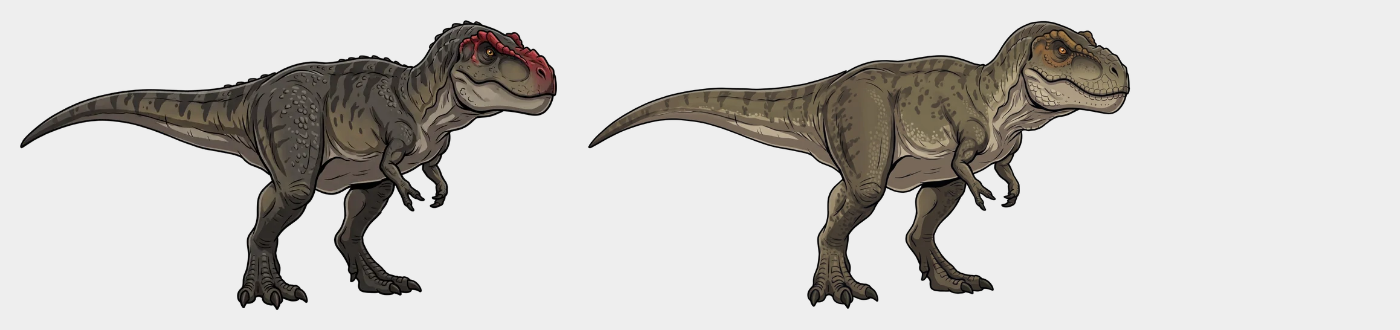
#> input picture rexpair.png, 1400 x 330 px
$ python cutout.py ../rexpair.png out.png
#> lines starting #> are read from the running program, lines starting #| are printed output that depends on the picture
# Turns a generated dinosaur image into a game sprite: removes the plain background, crops,
# scales to 240 px tall and saves a PNG. Cross-platform twin of scripts/cutout.ps1 (needs Pillow).
# The background colour is read from the image corners, so white, dark grey or chroma green all work.
# Usage: python scripts/cutout.py image.png sprites/rex-f.png [--flip] [--height 240] [--tol 60]
# --flip mirrors images drawn facing left; the game expects sprites facing right.
# --tol is how far (RGB distance) a colour may be from the background and still count as background.
import argparse
from collections import deque
from PIL import Image

ap = argparse.ArgumentParser()
ap.add_argument('src'); ap.add_argument('out')
ap.add_argument('--height', type=int, default=240)
ap.add_argument('--flip', action='store_true')
ap.add_argument('--tol', type=float, default=60)
a = ap.parse_args()

im = Image.open(a.src).convert('RGBA')
w, h = im.size
#> w = 1400; h = 330
px = im.load()

# background = the median of the opaque pixels in the four corner patches; an image that is
# already transparent there keeps its own alpha and only gets cropped and scaled
samples = [px[x, y][:3] for cx, cy in ((0, 0), (w - 8, 0), (0, h - 8), (w - 8, h - 8))
           for x in range(cx, cx + 8) for y in range(cy, cy + 8) if px[x, y][3] >= 40]
#> samples = 256 items, first 6: (238, 238, 238), (238, 238, 238), (238, 238, 238), (238, 238, 238), (238, 238, 238), (238, 238, 238)
bg_col = tuple(sorted(s[k] for s in samples)[len(samples) // 2] for k in range(3)) if len(samples) > 128 else None
#> bg_col = (238, 238, 238)
dist = lambda c: sum((c[k] - bg_col[k]) ** 2 for k in range(3)) ** .5 if bg_col else 999

bg = bytearray(w * h)
q = deque()
for x in range(w):
    for y in (0, h - 1):
        q.append((x, y))
for y in range(h):
    for x in (0, w - 1):
        q.append((x, y))
while q:
    x, y = q.popleft()
    i = y * w + x
    if bg[i]:
        continue
    c = px[x, y]
    if c[3] >= 40 and dist(c) > a.tol:
        continue
    bg[i] = 1
    for nx, ny in ((x - 1, y), (x + 1, y), (x, y - 1), (x, y + 1)):
        if 0 <= nx < w and 0 <= ny < h and not bg[ny * w + nx]:
            q.append((nx, ny))

box = [w, h, -1, -1]
#> box = [1400, 330, -1, -1]
for y in range(h):
    for x in range(w):
        i = y * w + x
        if bg[i]:
            px[x, y] = (0, 0, 0, 0)
            continue
        edge = (x > 0 and bg[i - 1]) or (x < w - 1 and bg[i + 1]) or (y > 0 and bg[i - w]) or (y < h - 1 and bg[i + w])
        r, g, b, al = px[x, y]
        if edge and al == 255 and bg_col:
            # soften the rim: pixels blended with the backdrop get partial alpha, and the backdrop is taken back out
            al_f = min(1.0, max(0.15, dist((r, g, b)) / (a.tol * 2.5)))
            un = lambda c, k: max(0, min(255, round((c - bg_col[k] * (1 - al_f)) / al_f)))
            px[x, y] = (un(r, 0), un(g, 1), un(b, 2), round(al_f * 255))
        box = [min(box[0], x), min(box[1], y), max(box[2], x), max(box[3], y)]
#> after the loop, box = [20, 20, 1129, 309]

pad = 6
crop = im.crop((max(0, box[0] - pad), max(0, box[1] - pad), min(w, box[2] + pad + 1), min(h, box[3] + pad + 1)))
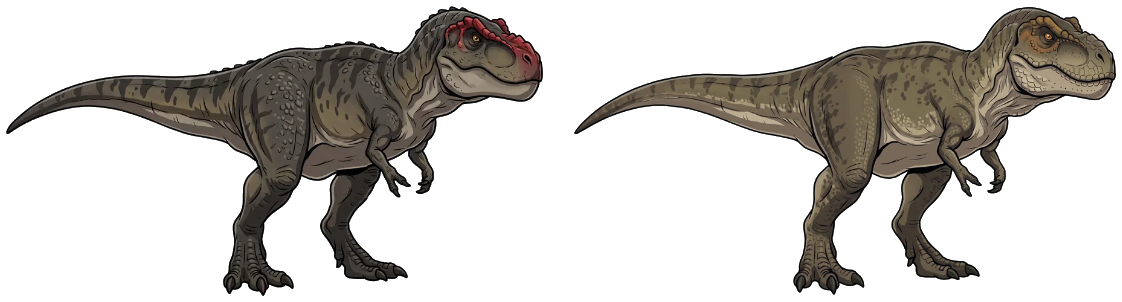
#> crop: PIL image 1122x302 RGBA; mean R, G, B, A 27.3, 24.4, 20.8, 78.6; transparent parts drawn white
s = a.height / crop.height
#> s = 0.795
out = crop.resize((max(1, round(crop.width * s)), a.height), Image.LANCZOS)
if a.flip:
    out = out.transpose(Image.FLIP_LEFT_RIGHT)
out.save(a.out, optimize=True)
print(f'{a.out}: {w}x{h}, background {bg_col or "already transparent"} -> crop {crop.width}x{crop.height} -> {out.width}x{out.height}')
#| out.png: 1400x330, background (238, 238, 238) -> crop 1122x302 -> 892x240
